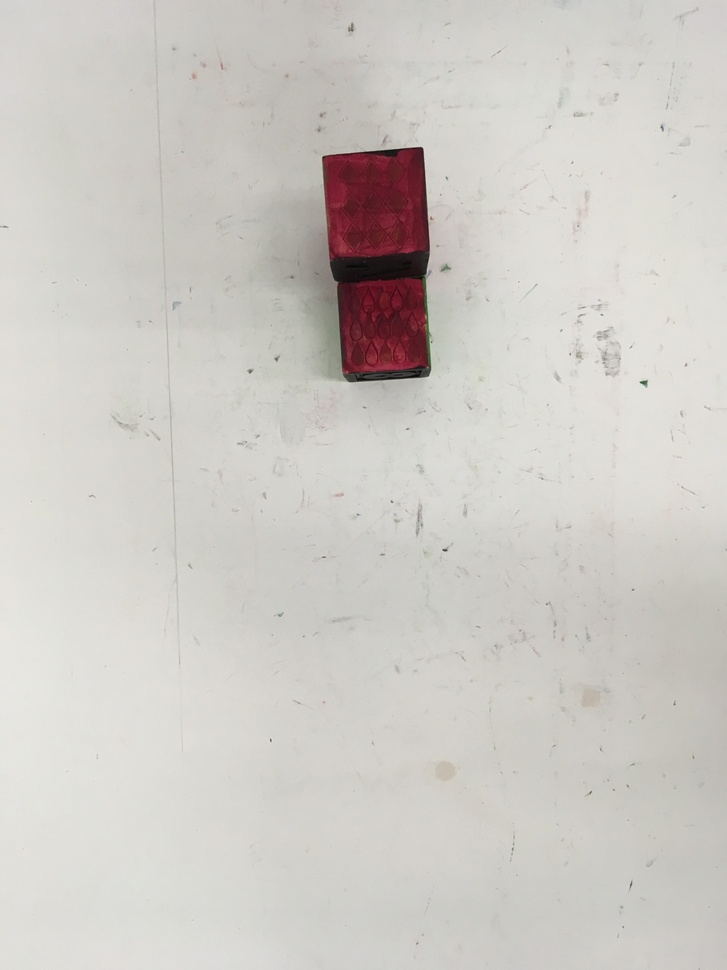
#> input picture 1_left.JPG, 727 x 970 px, shrunk from 1209 x 1612 before the run
$ python HoughTZihan.py --image 1_left.JPG
#> lines starting #> are read from the running program, lines starting #| are printed output that depends on the picture; after the words box and inside, x2 and y2 are one past the last pixel; in counts of white or black regions, pixels touching at a corner belong together
import cv2
import numpy as np
import argparse as ap

# Get the path of the training set
parser = ap.ArgumentParser()
parser.add_argument("-i", "--image", help="Path to Image", required="True")
args = vars(parser.parse_args())

# Load the image
img = cv2.imread(args["image"])
#> img is the input picture: shape (970, 727, 3); mean B, G, R 197.7, 202.9, 206
img = img.copy()

gray = cv2.cvtColor(img,cv2.COLOR_BGR2GRAY)
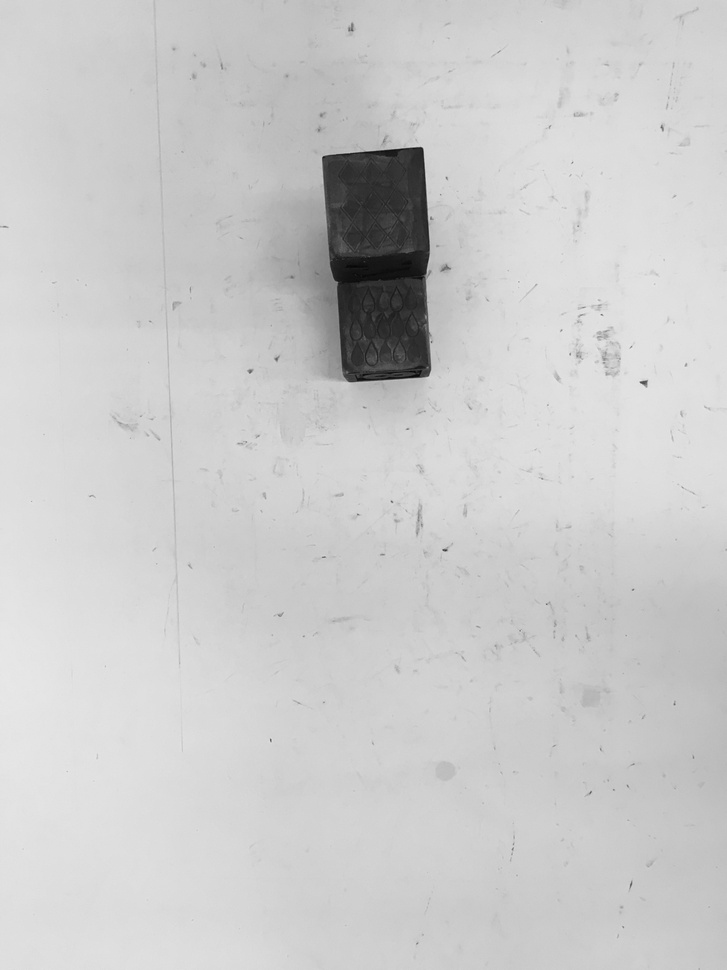
#> gray: shape (970, 727); min 6, max 235, mean 203.3
edges = cv2.Canny(gray,50,150,apertureSize = 3)
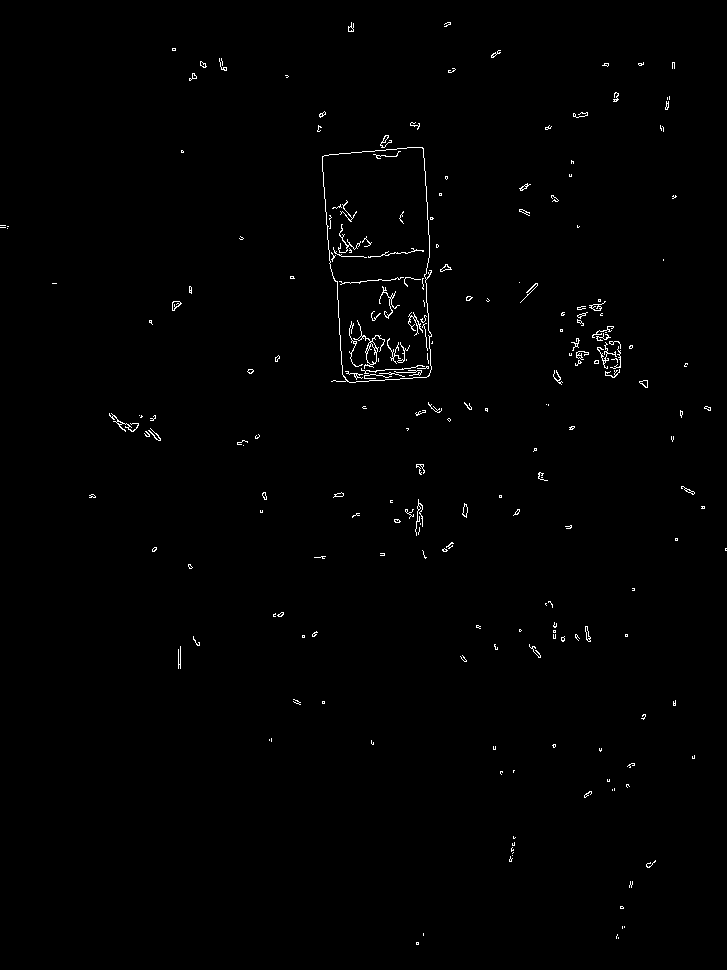
#> edges: shape (970, 727); 0.73% white in thin lines or dots

lines = cv2.HoughLinesP(edges,1,np.pi/180,threshold=18,minLineLength=8,maxLineGap=20)
#> lines = 202 rows, first 6: [322, 159, 327, 227], [424, 158, 430, 274], [324, 155, 421, 147], [342, 374, 431, 366], [338, 317, 343, 381], [575, 364, 620, 360]
# [10 lines of commented-out code are left out]
for line in lines:
    for x1,y1,x2,y2 in line:
        cv2.line(img,(x1,y1),(x2,y2),(0,255,0),2)
#> this loop made 202 passes
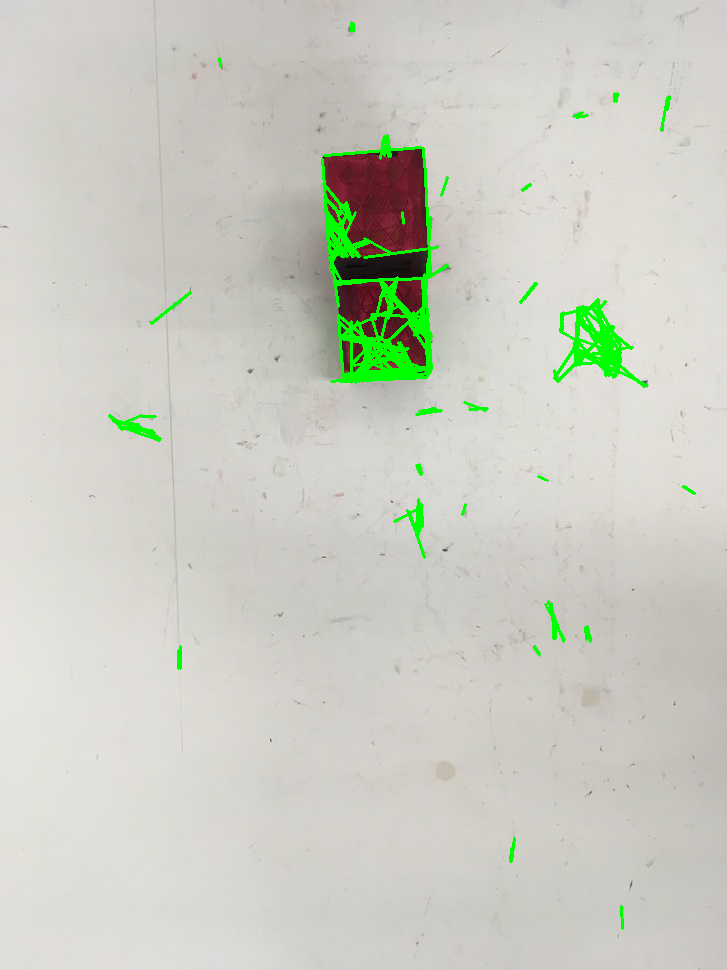
#> img: shape (970, 727, 3); 1.98% of pixels changed, all inside (x1, y1, x2, y2) = (108, 21, 696, 930)

cv2.imshow("Edges Labeled", img)
cv2.waitKey()
cv2.destroyAllWindows()

$ run again, on 3_left.JPG
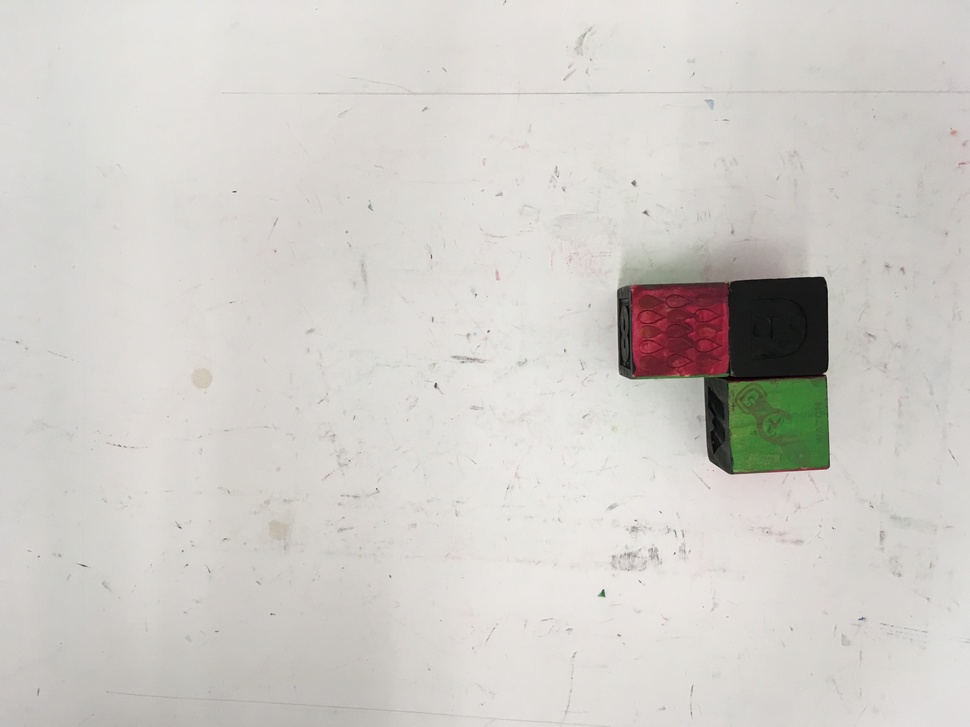
#> input picture 3_left.JPG, 970 x 727 px, shrunk from 4032 x 3024 before the run
#> img is the input picture: shape (727, 970, 3); mean B, G, R 201.4, 205.9, 208.6
#> `edges = cv2.Canny(gray,50,150,apertureSize = 3)`:
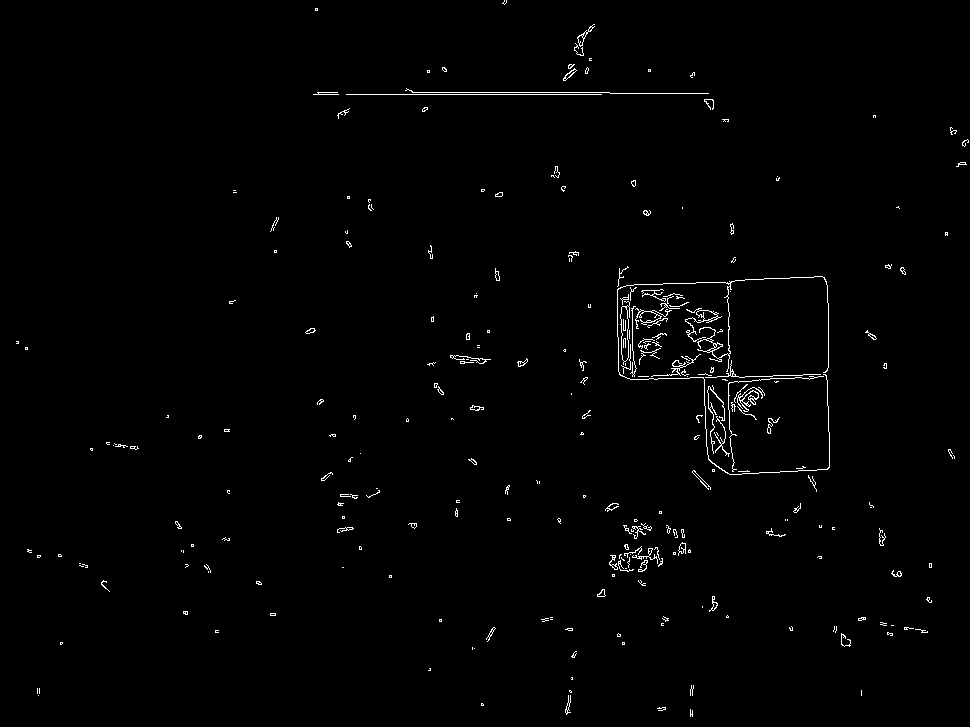
#> edges: shape (727, 970); 1% white in thin lines or dots
#> lines = 268 rows, first 6: [412, 92, 609, 92], [313, 94, 601, 94], [673, 371, 685, 371], [635, 379, 749, 376], [653, 284, 709, 282], [610, 93, 708, 93]
#> the loop `for line in lines:` made 268 passes
#> after the loop `for line in lines:`:
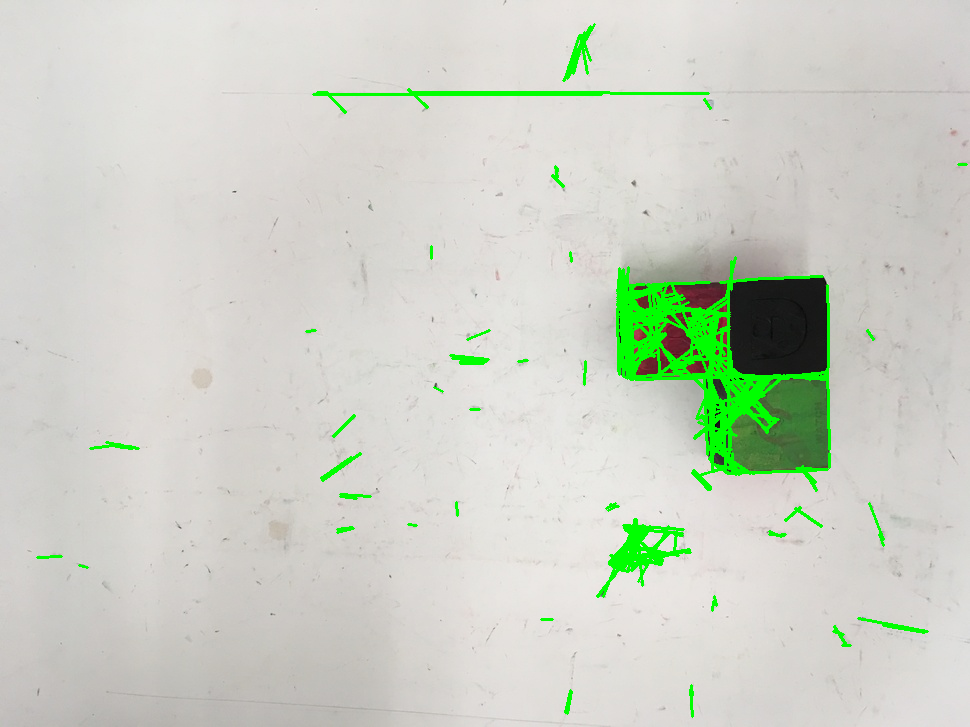
#> img: shape (727, 970, 3); 3.03% of pixels changed, all inside (x1, y1, x2, y2) = (36, 23, 968, 718)

$ run again, on 1_right.JPG
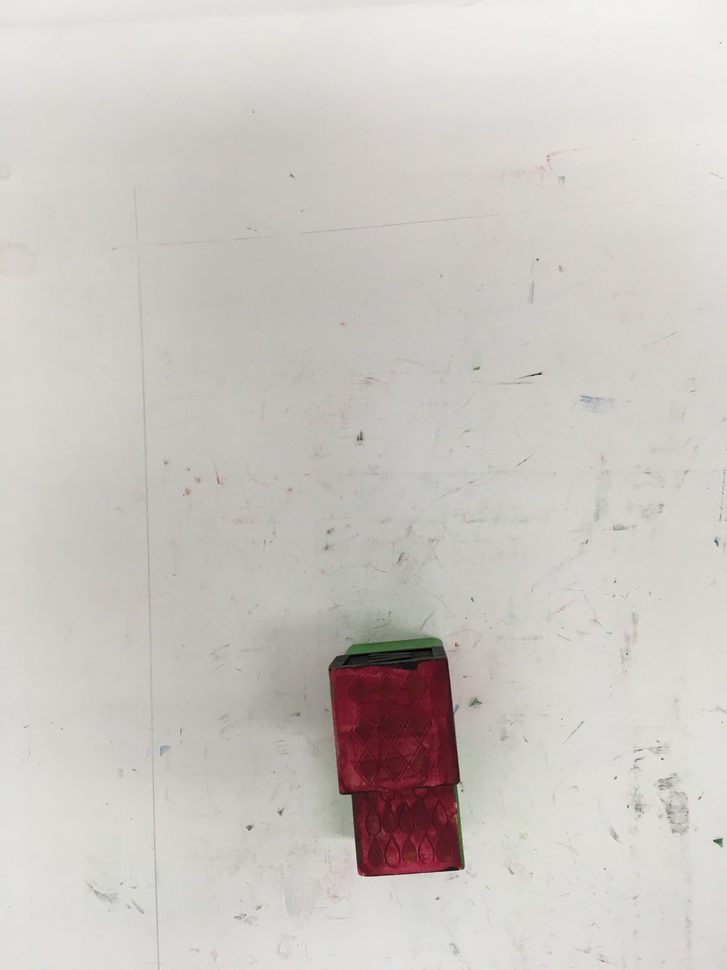
#> input picture 1_right.JPG, 727 x 970 px, shrunk from 3024 x 4032 before the run
#> img is the input picture: shape (970, 727, 3); mean B, G, R 194.6, 199.2, 203.6
#> `edges = cv2.Canny(gray,50,150,apertureSize = 3)`:
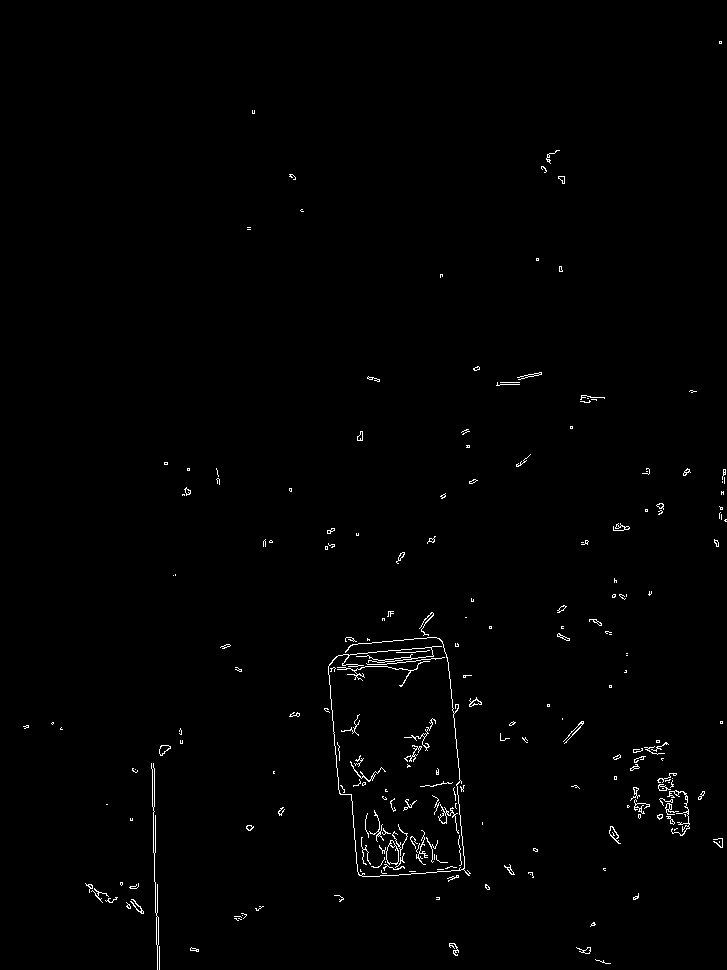
#> edges: shape (970, 727); 0.87% white in thin lines or dots
#> lines = 255 rows, first 6: [447, 657, 461, 791], [374, 876, 467, 870], [154, 768, 155, 852], [457, 783, 465, 872], [338, 655, 458, 645], [151, 763, 157, 955]
#> the loop `for line in lines:` made 255 passes
#> after the loop `for line in lines:`:
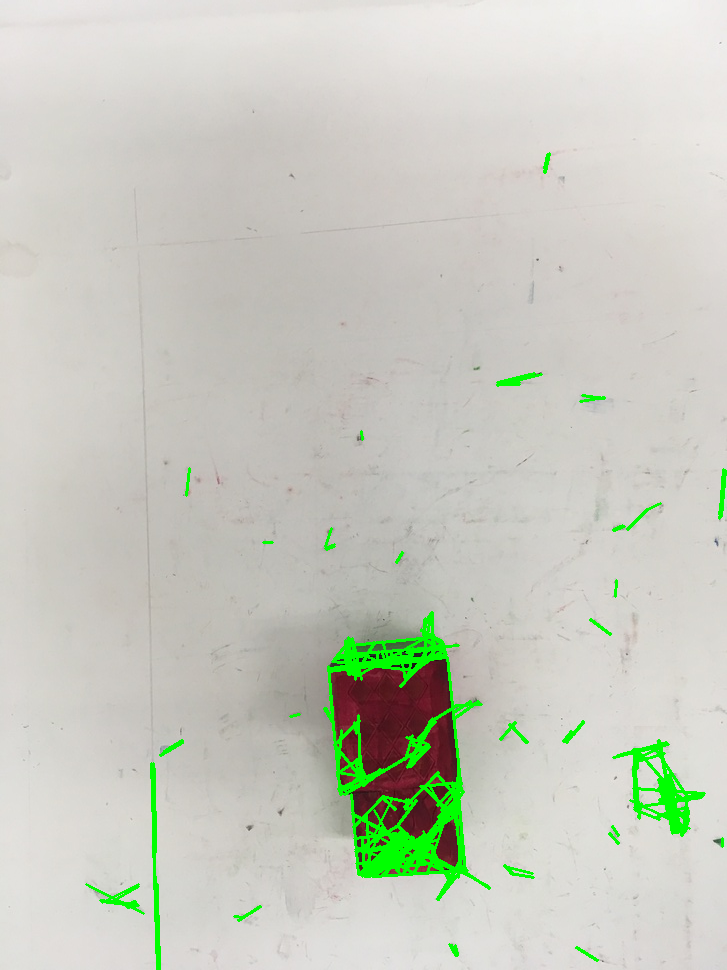
#> img: shape (970, 727, 3); 2.64% of pixels changed, all inside (x1, y1, x2, y2) = (85, 152, 727, 970)
